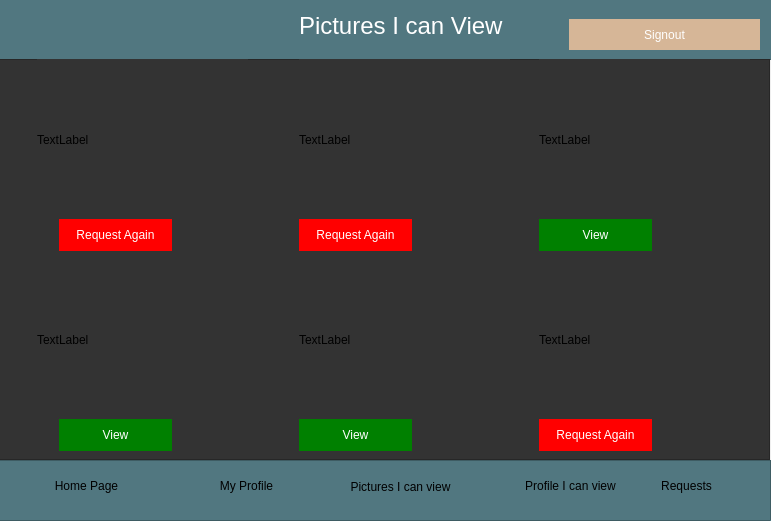
<?xml version="1.0" encoding="UTF-8"?>
<ui version="4.0">
 <class>PicturesIcanView</class>
 <widget class="QWidget" name="PicturesIcanView">
  <property name="geometry">
   <rect>
    <x>0</x>
    <y>0</y>
    <width>771</width>
    <height>521</height>
   </rect>
  </property>
  <property name="windowTitle">
   <string>Form</string>
  </property>
  <widget class="QFrame" name="frame">
   <property name="geometry">
    <rect>
     <x>-1</x>
     <y>-1</y>
     <width>781</width>
     <height>61</height>
    </rect>
   </property>
   <property name="styleSheet">
    <string notr="true">QFrame
{
background:rgb(81,119,128);
}</string>
   </property>
   <property name="frameShape">
    <enum>QFrame::StyledPanel</enum>
   </property>
   <property name="frameShadow">
    <enum>QFrame::Raised</enum>
   </property>
   <widget class="QLabel" name="label_7">
    <property name="geometry">
     <rect>
      <x>300</x>
      <y>16</y>
      <width>221</width>
      <height>21</height>
     </rect>
    </property>
    <property name="styleSheet">
     <string notr="true">#label_7
{
color:white;
font-size:24px;
}</string>
    </property>
    <property name="text">
     <string>Pictures I can View</string>
    </property>
   </widget>
   <widget class="QPushButton" name="Signup">
    <property name="geometry">
     <rect>
      <x>570</x>
      <y>20</y>
      <width>191</width>
      <height>31</height>
     </rect>
    </property>
    <property name="styleSheet">
     <string notr="true">QPushButton
{
background:rgb(214,182,151);
border-radius:60px;
color:white;
}
QPushButton:hover
{
background:argb(214,182,151);
border-radius:60px;
color:white;
}</string>
    </property>
    <property name="text">
     <string>Signout</string>
    </property>
   </widget>
  </widget>
  <widget class="QFrame" name="frame_2">
   <property name="geometry">
    <rect>
     <x>-10</x>
     <y>460</y>
     <width>781</width>
     <height>61</height>
    </rect>
   </property>
   <property name="styleSheet">
    <string notr="true">QFrame
{
background:rgb(81,119,128);
}</string>
   </property>
   <property name="frameShape">
    <enum>QFrame::StyledPanel</enum>
   </property>
   <property name="frameShadow">
    <enum>QFrame::Raised</enum>
   </property>
   <widget class="QPushButton" name="pushButton_16">
    <property name="geometry">
     <rect>
      <x>340</x>
      <y>11</y>
      <width>141</width>
      <height>31</height>
     </rect>
    </property>
    <property name="styleSheet">
     <string notr="true">
QPushButton
{
background:rgb(81,119,128);
border-radius:60px;
color:black;
}
QPushButton:hover
{
background:argb(214,182,151);
border-radius:60px;
color:white;
}</string>
    </property>
    <property name="text">
     <string>Pictures I can view</string>
    </property>
   </widget>
   <widget class="QPushButton" name="pushButton_17">
    <property name="geometry">
     <rect>
      <x>640</x>
      <y>10</y>
      <width>113</width>
      <height>32</height>
     </rect>
    </property>
    <property name="styleSheet">
     <string notr="true">
QPushButton
{
background:rgb(81,119,128);
border-radius:60px;
color:black;
}
QPushButton:hover
{
background:argb(214,182,151);
border-radius:60px;
color:white;
}</string>
    </property>
    <property name="text">
     <string>Requests</string>
    </property>
   </widget>
   <widget class="QPushButton" name="pushButton_15">
    <property name="geometry">
     <rect>
      <x>200</x>
      <y>10</y>
      <width>113</width>
      <height>32</height>
     </rect>
    </property>
    <property name="styleSheet">
     <string notr="true">
QPushButton
{
background:rgb(81,119,128);
border-radius:60px;
color:black;
}
QPushButton:hover
{
background:argb(214,182,151);
border-radius:60px;
color:white;
}</string>
    </property>
    <property name="text">
     <string>My Profile</string>
    </property>
   </widget>
   <widget class="QPushButton" name="pushButton_14">
    <property name="geometry">
     <rect>
      <x>40</x>
      <y>10</y>
      <width>113</width>
      <height>32</height>
     </rect>
    </property>
    <property name="styleSheet">
     <string notr="true">
QPushButton
{
background:rgb(81,119,128);
border-radius:60px;
color:black;
}
QPushButton:hover
{
background:argb(214,182,151);
border-radius:60px;
color:white;
}</string>
    </property>
    <property name="text">
     <string>Home Page</string>
    </property>
   </widget>
   <widget class="QPushButton" name="pushButton_18">
    <property name="geometry">
     <rect>
      <x>510</x>
      <y>10</y>
      <width>141</width>
      <height>31</height>
     </rect>
    </property>
    <property name="styleSheet">
     <string notr="true">
QPushButton
{
background:rgb(81,119,128);
border-radius:60px;
color:black;
}
QPushButton:hover
{
background:argb(214,182,151);
border-radius:60px;
color:white;
}</string>
    </property>
    <property name="text">
     <string>Profile I can view</string>
    </property>
   </widget>
  </widget>
  <widget class="QFrame" name="frame_3">
   <property name="geometry">
    <rect>
     <x>-1</x>
     <y>59</y>
     <width>771</width>
     <height>401</height>
    </rect>
   </property>
   <property name="styleSheet">
    <string notr="true">QFrame
{
background:#333;
}</string>
   </property>
   <property name="frameShape">
    <enum>QFrame::StyledPanel</enum>
   </property>
   <property name="frameShadow">
    <enum>QFrame::Raised</enum>
   </property>
   <widget class="QLabel" name="label">
    <property name="geometry">
     <rect>
      <x>38</x>
      <y>0</y>
      <width>211</width>
      <height>161</height>
     </rect>
    </property>
    <property name="text">
     <string>TextLabel</string>
    </property>
   </widget>
   <widget class="QLabel" name="label_2">
    <property name="geometry">
     <rect>
      <x>300</x>
      <y>0</y>
      <width>211</width>
      <height>161</height>
     </rect>
    </property>
    <property name="text">
     <string>TextLabel</string>
    </property>
   </widget>
   <widget class="QLabel" name="label_3">
    <property name="geometry">
     <rect>
      <x>540</x>
      <y>0</y>
      <width>211</width>
      <height>161</height>
     </rect>
    </property>
    <property name="text">
     <string>TextLabel</string>
    </property>
   </widget>
   <widget class="QLabel" name="label_4">
    <property name="geometry">
     <rect>
      <x>38</x>
      <y>200</y>
      <width>211</width>
      <height>161</height>
     </rect>
    </property>
    <property name="text">
     <string>TextLabel</string>
    </property>
   </widget>
   <widget class="QLabel" name="label_5">
    <property name="geometry">
     <rect>
      <x>300</x>
      <y>200</y>
      <width>211</width>
      <height>161</height>
     </rect>
    </property>
    <property name="text">
     <string>TextLabel</string>
    </property>
   </widget>
   <widget class="QLabel" name="label_6">
    <property name="geometry">
     <rect>
      <x>540</x>
      <y>200</y>
      <width>211</width>
      <height>161</height>
     </rect>
    </property>
    <property name="text">
     <string>TextLabel</string>
    </property>
   </widget>
   <widget class="QPushButton" name="pushButton">
    <property name="geometry">
     <rect>
      <x>60</x>
      <y>360</y>
      <width>113</width>
      <height>32</height>
     </rect>
    </property>
    <property name="styleSheet">
     <string notr="true">QPushButton
{
background:green;
border-radius:60px;
color:white;
}
QPushButton:hover
{
background:argb(214,182,151);
border-radius:60px;
color:white;
}</string>
    </property>
    <property name="text">
     <string>View</string>
    </property>
   </widget>
   <widget class="QPushButton" name="pushButton_2">
    <property name="geometry">
     <rect>
      <x>300</x>
      <y>360</y>
      <width>113</width>
      <height>32</height>
     </rect>
    </property>
    <property name="styleSheet">
     <string notr="true">QPushButton
{
background:green;
border-radius:60px;
color:white;
}
QPushButton:hover
{
background:argb(214,182,151);
border-radius:60px;
color:white;
}</string>
    </property>
    <property name="text">
     <string>View</string>
    </property>
   </widget>
   <widget class="QPushButton" name="pushButton_3">
    <property name="geometry">
     <rect>
      <x>540</x>
      <y>360</y>
      <width>113</width>
      <height>32</height>
     </rect>
    </property>
    <property name="styleSheet">
     <string notr="true">QPushButton
{
background:red;
border-radius:60px;
color:white;
}
QPushButton:hover
{
background:argb(214,182,151);
border-radius:60px;
color:white;
}</string>
    </property>
    <property name="text">
     <string>Request Again</string>
    </property>
   </widget>
   <widget class="QPushButton" name="pushButton_4">
    <property name="geometry">
     <rect>
      <x>300</x>
      <y>160</y>
      <width>113</width>
      <height>32</height>
     </rect>
    </property>
    <property name="styleSheet">
     <string notr="true">QPushButton
{
background:red;
border-radius:60px;
color:white;
}
QPushButton:hover
{
background:argb(214,182,151);
border-radius:60px;
color:white;
}</string>
    </property>
    <property name="text">
     <string>Request Again</string>
    </property>
   </widget>
   <widget class="QPushButton" name="pushButton_5">
    <property name="geometry">
     <rect>
      <x>60</x>
      <y>160</y>
      <width>113</width>
      <height>32</height>
     </rect>
    </property>
    <property name="styleSheet">
     <string notr="true">QPushButton
{
background:red;
border-radius:60px;
color:white;
}
QPushButton:hover
{
background:argb(214,182,151);
border-radius:60px;
color:white;
}</string>
    </property>
    <property name="text">
     <string>Request Again</string>
    </property>
   </widget>
   <widget class="QPushButton" name="pushButton_6">
    <property name="geometry">
     <rect>
      <x>540</x>
      <y>160</y>
      <width>113</width>
      <height>32</height>
     </rect>
    </property>
    <property name="styleSheet">
     <string notr="true">QPushButton
{
background:green;
border-radius:60px;
color:white;
}
QPushButton:hover
{
background:argb(214,182,151);
border-radius:60px;
color:white;
}</string>
    </property>
    <property name="text">
     <string>View</string>
    </property>
   </widget>
  </widget>
 </widget>
 <resources/>
 <connections/>
</ui>
